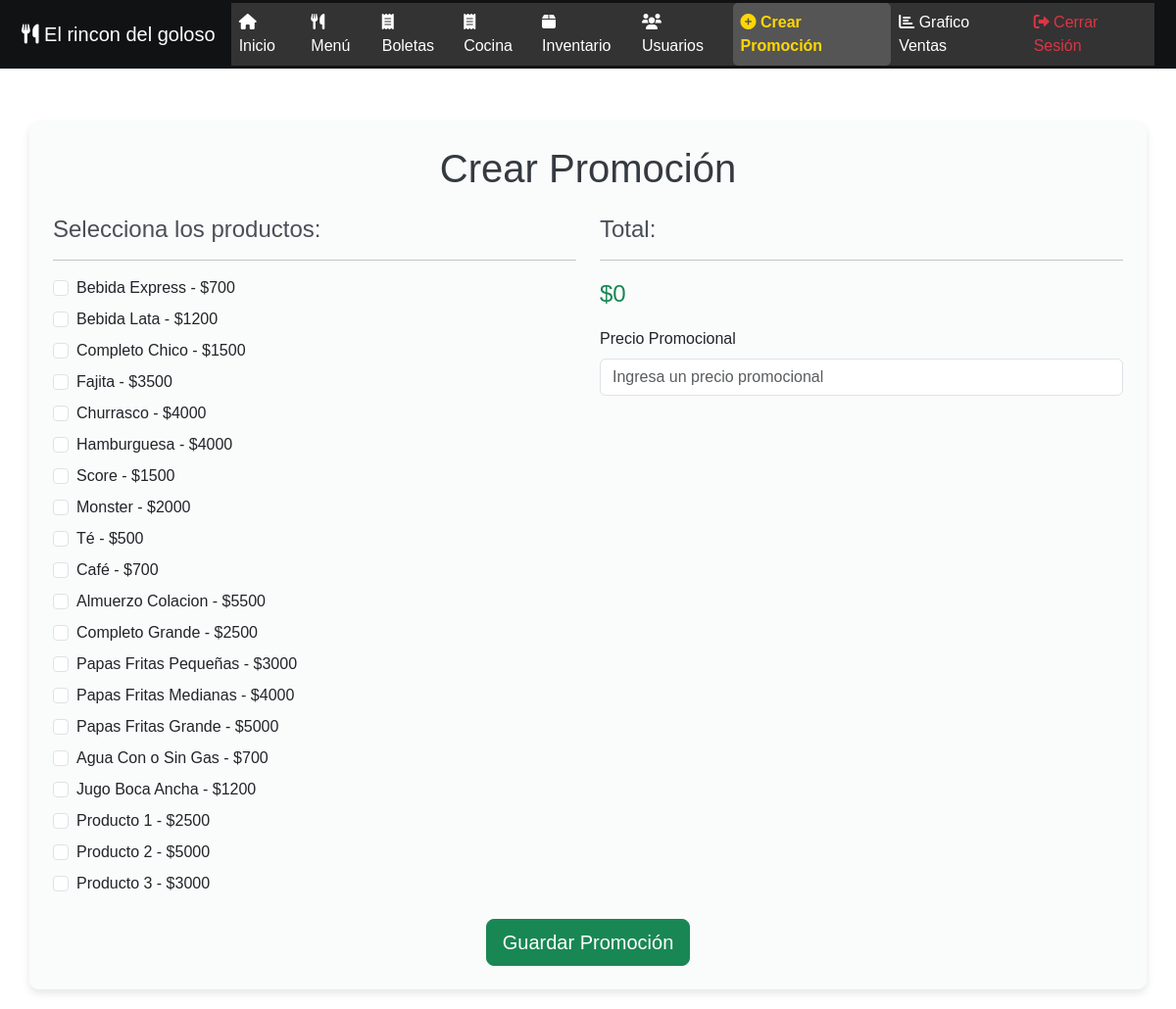
Page /crear_promocion (signed in) on the committed database.
### tables this page shows
CREATE TABLE Producto (
    id_producto INTEGER PRIMARY KEY AUTOINCREMENT,
    nombre TEXT NOT NULL,
    descripcion TEXT,
    precio INTEGER NOT NULL,
    stock INTEGER NOT NULL
, tipo TEXT DEFAULT 'producto');

### app.py (the view, shortened to what this page needs)
@app.route('/crear_promocion', methods=['GET', 'POST'])
@login_required
def crear_promocion():
    conn = sqlite3.connect('cliente.db')
    cursor = conn.cursor()
    cursor.execute("SELECT id_producto, nombre, precio FROM Producto")
    productos = cursor.fetchall()
    conn.close()
    return render_template('crear_promocion.html', productos=productos, show_navbar=True)

### app.py (called while the page is built)
def get_db_connection():
    conn = sqlite3.connect('cliente.db')
    conn.row_factory = sqlite3.Row
    return conn

@login_manager.user_loader
def load_user(user_id):
    return User.get(user_id)

    @staticmethod
    def get(user_id):
        conn = get_db_connection()
        cursor = conn.cursor()
        cursor.execute('SELECT * FROM Usuario WHERE id_usuario = ?', (user_id,))
        user = cursor.fetchone()
        conn.close()
        if user:
            return User(user['id_usuario'], user['usuario'])
        return None

### templates/crear_promocion.html (shortened to what this page needs)
{% extends "base.html" %}
{% block content %}
<div class="container mt-4 p-4" style="background-color: #f8f9fab3; border-radius: 10px; box-shadow: 0 4px 8px rgba(0, 0, 0, 0.1);">
    <h1 class="text-center mb-4" style="color: #343a40;">Crear Promoción</h1>
    <form id="formPromocion">
        <div class="row">
            <div class="col-md-6">
                <h4 style="color: #495057;">Selecciona los productos:</h4>
                <hr>
                <div class="form-check" style="font-size: 16px;">
                    {% for producto in productos %}
                    <div class="mb-2">
                        <input
                            class="form-check-input"
                            type="checkbox"
                            value="{{ producto[0] }}"
                            id="producto{{ producto[0] }}"
                            name="productos"
                        >
                        <label class="form-check-label" for="producto{{ producto[0] }}">
                            {{ producto[1] }} - ${{ producto[2] }}
                        </label>
                    </div>
                    {% endfor %}
                </div>
            </div>
            <div class="col-md-6">
                <div class="mb-3">
                    <h4 style="color: #495057;">Total:</h4>
                    <hr>
                    <p id="totalPrecio" class="fs-4 text-success">$0</p>
                </div>
                <div class="mb-3">
                    <label for="precioPromocional" class="form-label">Precio Promocional</label>
                    <input
                        type="number"
                        class="form-control"
                        id="precioPromocional"
                        name="precioPromocional"
                        step="0.01"
                        placeholder="Ingresa un precio promocional"
                    >
                </div>
            </div>
        </div>
        <div class="text-center">
            <button type="submit" class="btn btn-success btn-lg">
                Guardar Promoción
            </button>
        </div>
    </form>
</div>
{% endblock %}

### static/css/styles.css (style rules this page uses)
body, h1, h2, p, a, input, button { margin: 0; padding: 0; font-family: 'Arial', sans-serif; box-sizing: border-box; }
body { background-image: url('/static/img/banner.png'); margin: 0; padding: 0; min-height: 100vh; display: flex; flex-direction: column; }

### templates/base.html (style rules this page uses)
body { padding-top: 60px; }

### rows in the picture
Producto: nombre "Bebida Express", precio "700"
Producto: nombre "Bebida Lata", precio "1200"
Producto: nombre "Completo Chico", precio "1500"
Producto: nombre "Fajita", precio "3500"
Producto: nombre "Churrasco", precio "4000"
Producto: nombre "Hamburguesa", precio "4000"
Producto: nombre "Score", precio "1500"
Producto: nombre "Monster", precio "2000"
Producto: nombre "Té", precio "500"
Producto: nombre "Café", precio "700"
Producto: nombre "Almuerzo Colacion", precio "5500"
Producto: nombre "Completo Grande", precio "2500"
Producto: nombre "Papas Fritas Pequeñas", precio "3000"
Producto: nombre "Papas Fritas Medianas", precio "4000"
Producto: nombre "Papas Fritas Grande", precio "5000"
Producto: nombre "Agua Con o Sin Gas", precio "700"
Producto: nombre "Jugo Boca Ancha", precio "1200"
Producto: nombre "Producto 1", precio "2500"
Producto: nombre "Producto 2", precio "5000"
Producto: nombre "Producto 3", precio "3000"
